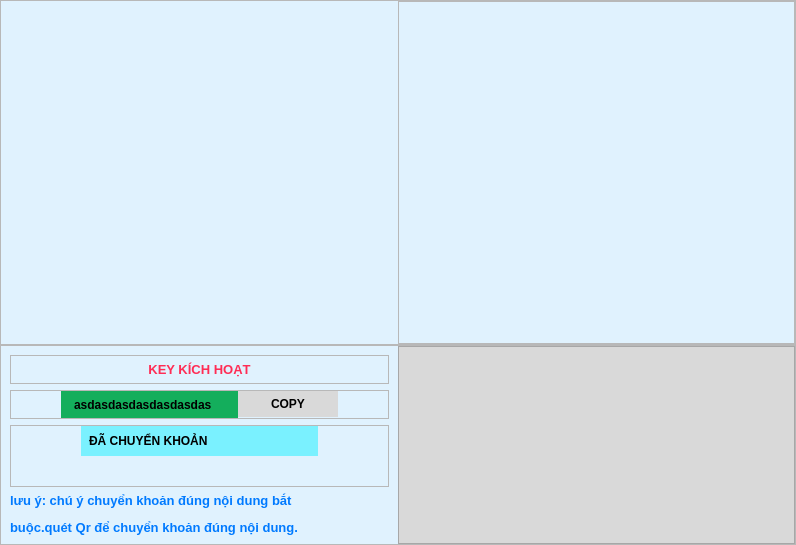
<?xml version="1.0" encoding="UTF-8"?>
<ui version="4.0">
 <class>payment</class>
 <widget class="QWidget" name="payment">
  <property name="geometry">
   <rect>
    <x>0</x>
    <y>0</y>
    <width>796</width>
    <height>545</height>
   </rect>
  </property>
  <property name="windowTitle">
   <string>Form</string>
  </property>
  <property name="styleSheet">
   <string notr="true">QWidget#payment {
background-color: #E0F2FE;
}
QFrame#frmLeft {
        border-image: url(:/images/icons/start/logo_start.png);
}

QFrame#frmQR {
        border-image: url(:/images/icons/start/image 3.png);
}
QPushButton#btnCopy {
max-width: 80px;
font: 10pt &quot;Times New Roman&quot;;
font-weight: bold;
border: none;
background-color: #D9D9D9;
padding: 6px 10px;
}
QLabel#lbKey {
background-color: #14AE5C;
font: 12pt &quot;Times New Roman&quot;;
font-weight: bold;
padding: 0 10px;
border: none;
}
QLabel#lbKey {
background-color: #14AE5C;
font: 12pt &quot;Times New Roman&quot;;
font-weight: bold;
padding: 0 10px;
border: none;
}

QFrame#frmListPrice QLabel#lbDonePayment{
   background-color: #7AF1FF;
font: 12pt &quot;Times New Roman&quot;;
font-weight: bold;
padding: 5px;
qproperty-alignment: 'AlignVCenter | AlignHCenter';
}
QFrame#frmGenerateQR {
   background-color: #D9D9D9;
}
</string>
  </property>
  <layout class="QVBoxLayout" name="verticalLayout_4">
   <property name="spacing">
    <number>0</number>
   </property>
   <property name="leftMargin">
    <number>0</number>
   </property>
   <property name="topMargin">
    <number>0</number>
   </property>
   <property name="rightMargin">
    <number>0</number>
   </property>
   <property name="bottomMargin">
    <number>0</number>
   </property>
   <item>
    <widget class="QFrame" name="frmTop">
     <property name="frameShape">
      <enum>QFrame::StyledPanel</enum>
     </property>
     <property name="frameShadow">
      <enum>QFrame::Raised</enum>
     </property>
     <layout class="QHBoxLayout" name="horizontalLayout">
      <property name="spacing">
       <number>0</number>
      </property>
      <property name="leftMargin">
       <number>0</number>
      </property>
      <property name="topMargin">
       <number>0</number>
      </property>
      <property name="rightMargin">
       <number>0</number>
      </property>
      <property name="bottomMargin">
       <number>0</number>
      </property>
      <item>
       <widget class="QFrame" name="frmLeft">
        <property name="maximumSize">
         <size>
          <width>16777215</width>
          <height>16777215</height>
         </size>
        </property>
        <property name="frameShape">
         <enum>QFrame::NoFrame</enum>
        </property>
        <property name="frameShadow">
         <enum>QFrame::Raised</enum>
        </property>
       </widget>
      </item>
      <item>
       <widget class="QFrame" name="frmQR">
        <property name="frameShape">
         <enum>QFrame::StyledPanel</enum>
        </property>
        <property name="frameShadow">
         <enum>QFrame::Raised</enum>
        </property>
       </widget>
      </item>
     </layout>
    </widget>
   </item>
   <item>
    <widget class="QFrame" name="frmButtom">
     <property name="maximumSize">
      <size>
       <width>16777215</width>
       <height>200</height>
      </size>
     </property>
     <property name="frameShape">
      <enum>QFrame::StyledPanel</enum>
     </property>
     <property name="frameShadow">
      <enum>QFrame::Raised</enum>
     </property>
     <layout class="QHBoxLayout" name="horizontalLayout_4">
      <property name="spacing">
       <number>0</number>
      </property>
      <property name="leftMargin">
       <number>0</number>
      </property>
      <property name="topMargin">
       <number>0</number>
      </property>
      <property name="rightMargin">
       <number>0</number>
      </property>
      <property name="bottomMargin">
       <number>0</number>
      </property>
      <item>
       <widget class="QFrame" name="frmRight">
        <property name="frameShape">
         <enum>QFrame::NoFrame</enum>
        </property>
        <property name="frameShadow">
         <enum>QFrame::Raised</enum>
        </property>
        <layout class="QVBoxLayout" name="verticalLayout">
         <item>
          <widget class="QFrame" name="frame">
           <property name="frameShape">
            <enum>QFrame::StyledPanel</enum>
           </property>
           <property name="frameShadow">
            <enum>QFrame::Raised</enum>
           </property>
           <layout class="QVBoxLayout" name="verticalLayout_2">
            <property name="spacing">
             <number>0</number>
            </property>
            <property name="leftMargin">
             <number>0</number>
            </property>
            <property name="topMargin">
             <number>0</number>
            </property>
            <property name="rightMargin">
             <number>0</number>
            </property>
            <property name="bottomMargin">
             <number>0</number>
            </property>
            <item>
             <widget class="QLabel" name="label">
              <property name="text">
               <string>&lt;html&gt;&lt;head/&gt;&lt;body&gt;&lt;p align=&quot;center&quot;&gt;&lt;span style=&quot; font-size:10pt; font-weight:600; color:#ff2d55;&quot;&gt;KEY KÍCH HOẠT&lt;/span&gt;&lt;/p&gt;&lt;/body&gt;&lt;/html&gt;</string>
              </property>
             </widget>
            </item>
           </layout>
          </widget>
         </item>
         <item>
          <widget class="QFrame" name="frame_3">
           <property name="frameShape">
            <enum>QFrame::StyledPanel</enum>
           </property>
           <property name="frameShadow">
            <enum>QFrame::Raised</enum>
           </property>
           <layout class="QHBoxLayout" name="horizontalLayout_2">
            <property name="spacing">
             <number>0</number>
            </property>
            <property name="leftMargin">
             <number>50</number>
            </property>
            <property name="topMargin">
             <number>0</number>
            </property>
            <property name="rightMargin">
             <number>50</number>
            </property>
            <property name="bottomMargin">
             <number>0</number>
            </property>
            <item>
             <widget class="QLabel" name="lbKey">
              <property name="text">
               <string>asdasdasdasdasdasdas </string>
              </property>
             </widget>
            </item>
            <item>
             <widget class="QPushButton" name="btnCopy">
              <property name="layoutDirection">
               <enum>Qt::RightToLeft</enum>
              </property>
              <property name="text">
               <string>COPY</string>
              </property>
              <property name="icon">
               <iconset resource="src.qrc">
                <normaloff>:/images/icons/start/Copy Right.png</normaloff>:/images/icons/start/Copy Right.png</iconset>
              </property>
             </widget>
            </item>
           </layout>
          </widget>
         </item>
         <item>
          <widget class="QFrame" name="frmListPrice">
           <property name="frameShape">
            <enum>QFrame::StyledPanel</enum>
           </property>
           <property name="frameShadow">
            <enum>QFrame::Raised</enum>
           </property>
           <layout class="QVBoxLayout" name="verticalLayout_3">
            <property name="spacing">
             <number>7</number>
            </property>
            <property name="leftMargin">
             <number>70</number>
            </property>
            <property name="topMargin">
             <number>0</number>
            </property>
            <property name="rightMargin">
             <number>70</number>
            </property>
            <property name="bottomMargin">
             <number>30</number>
            </property>
            <item>
             <widget class="QLabel" name="lbDonePayment">
              <property name="minimumSize">
               <size>
                <width>0</width>
                <height>30</height>
               </size>
              </property>
              <property name="text">
               <string>ĐÃ CHUYỂN KHOẢN</string>
              </property>
              <property name="wordWrap">
               <bool>false</bool>
              </property>
             </widget>
            </item>
           </layout>
          </widget>
         </item>
         <item>
          <widget class="QLabel" name="label_2">
           <property name="text">
            <string>&lt;html&gt;&lt;head/&gt;&lt;body&gt;&lt;p&gt;&lt;span style=&quot; font-size:10pt; font-weight:600; color:#007aff;&quot;&gt;lưu ý: chú ý chuyển khoản đúng nội dung bắt&lt;/span&gt;&lt;/p&gt;&lt;p&gt;&lt;span style=&quot; font-size:10pt; font-weight:600; color:#007aff;&quot;&gt;buộc.quét Qr để chuyển khoản đúng nội dung.&lt;/span&gt;&lt;/p&gt;&lt;/body&gt;&lt;/html&gt;</string>
           </property>
          </widget>
         </item>
        </layout>
       </widget>
      </item>
      <item>
       <widget class="QFrame" name="frmGenerateQR">
        <property name="frameShape">
         <enum>QFrame::StyledPanel</enum>
        </property>
        <property name="frameShadow">
         <enum>QFrame::Raised</enum>
        </property>
       </widget>
      </item>
     </layout>
    </widget>
   </item>
  </layout>
 </widget>
 <resources>
  <include location="src.qrc"/>
 </resources>
 <connections/>
</ui>
